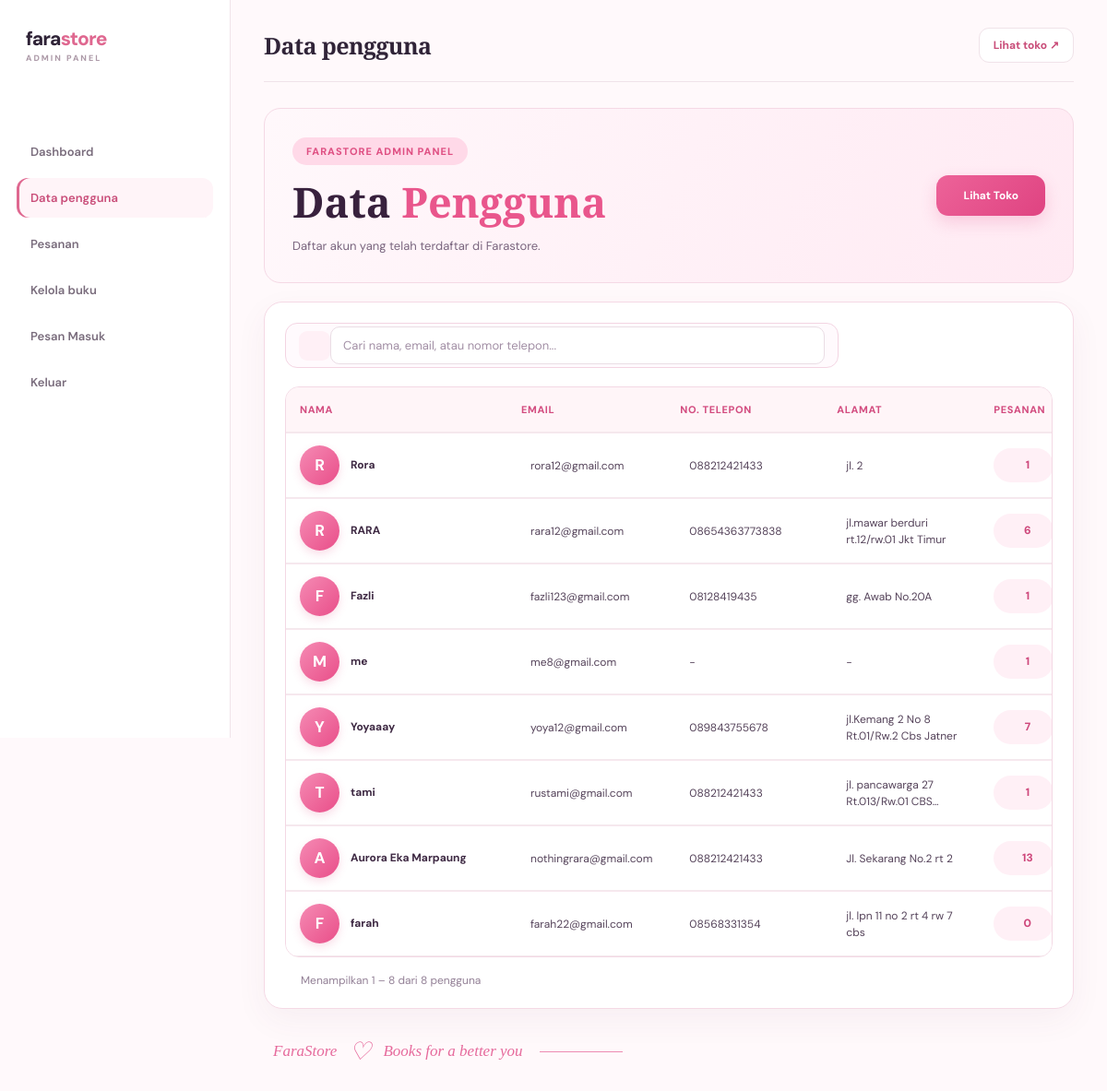
Page /admin/users.php (signed in) on the committed database.
### tables this page shows
CREATE TABLE `users` (
  `id` int(11) NOT NULL,
  `name` varchar(120) NOT NULL,
  `email` varchar(160) NOT NULL,
  `phone` varchar(30) NOT NULL,
  `address` text NOT NULL,
  `password` varchar(255) NOT NULL,
  `created_at` timestamp NOT NULL DEFAULT current_timestamp()
);

### config.php (called while the page is built, shortened)
<?php
function e($value) { return htmlspecialchars((string)$value, ENT_QUOTES, 'UTF-8'); }

### admin/users.php (the view, shortened to what this page needs)
<?php
require_once __DIR__ . '/_layout.php';
$userColumns = $pdo->query("SHOW COLUMNS FROM users")->fetchAll(PDO::FETCH_COLUMN);
function findUserColumn($columns, $candidates) {
    foreach ($candidates as $column) {
        if (in_array($column, $columns, true)) {
            return $column;
        }
    }
    return null;
}
$nameColumn = findUserColumn($userColumns, ['name', 'username']);
$emailColumn = findUserColumn($userColumns, ['email']);
$phoneColumn = findUserColumn($userColumns, ['phone', 'phone_number', 'no_telepon', 'telephone']);
$addressColumn = findUserColumn($userColumns, ['address', 'alamat']);
$dateColumn = findUserColumn($userColumns, ['created_at', 'registered_at', 'tanggal_daftar']);
$search = trim($_GET['q'] ?? '');
$where = '';
$params = [];
$perPage = 8;
$page = max(1, (int)($_GET['page'] ?? 1));
$countQuery = $pdo->prepare("
    SELECT COUNT(*)
    FROM users u
    $where
");
$countQuery->execute($params);
$totalUsers = (int)$countQuery->fetchColumn();
$totalPages = max(1, (int)ceil($totalUsers / $perPage));
$page = min($page, $totalPages);
$offset = ($page - 1) * $perPage;
$phoneSelect = $phoneColumn
    ? "u.`$phoneColumn` AS phone"
    : "'' AS phone";
$addressSelect = $addressColumn
    ? "u.`$addressColumn` AS address"
    : "'' AS address";
$dateSelect = $dateColumn
    ? "u.`$dateColumn` AS joined_at"
    : "NULL AS joined_at";
$usersQuery = $pdo->prepare("
    SELECT
        u.id,
        u.`$nameColumn` AS name,
        u.`$emailColumn` AS email,
        $phoneSelect,
        $addressSelect,
        $dateSelect,
        (
            SELECT COUNT(*)
            FROM orders o
            WHERE o.user_id = u.id
        ) AS total_orders
    FROM users u
    $where
    ORDER BY u.id DESC
    LIMIT $perPage OFFSET $offset
");
$usersQuery->execute($params);
$users = $usersQuery->fetchAll(PDO::FETCH_ASSOC);
?>
<div class="farastore-users">
    <div class="users-hero">
        <div class="users-hero-content">
            <span class="users-eyebrow">
                FARASTORE ADMIN PANEL
            </span>
            <h1>
                Data <span>Pengguna</span>
            </h1>
            <p>
                Daftar akun yang telah terdaftar di Farastore.
            </p>
        </div>
        <a href="../index.php" class="users-store-button">
            Lihat Toko
        </a>
    </div>
    <section class="users-panel">
        <div class="users-toolbar">
            <form method="get" class="users-search">
                <button type="submit" aria-label="Cari pengguna">
                </button>
                <input
                    type="text"
                    name="q"
                    value="<?= e($search) ?>"
                    placeholder="Cari nama, email, atau nomor telepon..."
                >
            </form>
        </div>
        <?php if ($users): ?>
            <div class="users-table-wrap">
                <table class="modern-users-table">
                    <thead>
                        <tr>
                            <th>Nama</th>
                            <th>Email</th>
                            <th>No. Telepon</th>
                            <th>Alamat</th>
                            <th>Pesanan</th>
                        </tr>
                    </thead>
                    <tbody>
                        <?php foreach ($users as $user): ?>
                            <tr>
                                <td>
                                    <div class="user-name-cell">
                                        <div class="user-avatar">
                                            <?= e(strtoupper(substr($user['name'], 0, 1))) ?>
                                        </div>
                                        <strong>
                                            <?= e($user['name']) ?>
                                        </strong>
                                    </div>
                                </td>
                                <td>
                                    <div class="user-info-cell">
                                        <span><?= e($user['email']) ?></span>
                                    </div>
                                </td>
                                <td>
                                    <div class="user-info-cell">
                                        <span><?= e($user['phone'] ?: '-') ?></span>
                                    </div>
                                </td>
                                <td>
                                    <div class="user-info-cell address-cell">
                                        <span><?= e($user['address'] ?: '-') ?></span>
                                    </div>
                                </td>
                                <td>
                                    <span class="user-order-count">
                                        <?= (int)$user['total_orders'] ?>
                                    </span>
                                </td>
                            </tr>
                        <?php endforeach; ?>
                    </tbody>
                </table>
            </div>
            <div class="users-table-footer">
                <p>
                    Menampilkan
                    <?= $totalUsers > 0 ? $offset + 1 : 0 ?>
                    –
                    <?= min($offset + $perPage, $totalUsers) ?>
                    dari <?= $totalUsers ?> pengguna
                </p>
            </div>
        <?php endif; ?>
    </section>
    <div class="users-page-footer">
        <span>FaraStore</span>
        <span class="footer-heart">♡</span>
        <span>Books for a better you</span>
        <div class="footer-line"></div>
    </div>
</div>

### assets/style.css (style rules this page uses)
:root { --pink:#e88eae;--pink2:#d96f98;--pale:#fff2f6;--cream:#fffaf8;--ink:#342a30;--muted:#897b82;--line:#f1dfe6;--green:#7e9c8b;--shadow:0 18px 55px rgba(155,91,117,.10) }
* { box-sizing:border-box }
body { margin:0;background:var(--cream);color:var(--ink);font-family:'DM Sans',sans-serif;font-size:14px }
a { color:inherit;text-decoration:none }
button,input,textarea,select { font:inherit }
.admin-body { background:#faf7f8 }
table { width:100%;border-collapse:collapse;min-width:650px }
th,td { text-align:left;padding:14px 16px;border-bottom:1px solid #f4e9ed;font-size:12px }
th { color:#9b7d89;background:#fff8fa;font-size:10px;letter-spacing:.7px;text-transform:uppercase }

### admin/admin-modern.css (style rules this page uses)
:root { --adm-pink:#df6890;--adm-pink-dark:#c94d79;--adm-pale:#fff4f8; --adm-ink:#302438;--adm-muted:#8e8290;--adm-line:#f0e3e9; --adm-bg:#fff9fb;--adm-shadow:0 12px 35px rgba(72,39,57,.06); }
body.admin-body { margin:0;background:var(--adm-bg);color:var(--adm-ink);font-family:'DM Sans','Plus Jakarta Sans',Arial,sans-serif }
table { width:100%;border-collapse:collapse;background:#fff;min-width:650px }
th { padding:14px 15px;background:#fff5f8;color:#9d5574;text-align:left;font-size:11px;text-transform:uppercase;letter-spacing:.7px;white-space:nowrap }
td { padding:14px 15px;border-top:1px solid #f5edf1;color:#554958;font-size:12px;vertical-align:middle;line-height:1.6 }
input:not([type=checkbox]):not([type=radio]):not([type=file]),select,textarea { max-width:100%;border:1px solid #eadde5;border-radius:10px;background:#fff;color:var(--adm-ink);padding:11px 13px;font:inherit;font-size:13px;outline:none;transition:.2s;box-sizing:border-box }
button,.btn,.admin-link,.book-submit,.btn-print,.proof-open-button { transition:.2s }
button[type=submit],.btn,.book-submit,.btn-print { border:0;border-radius:10px;background:var(--adm-pink);color:#fff;padding:11px 17px;font-size:12px;font-weight:700;cursor:pointer;text-decoration:none }

### rows in the picture
users: name "R", name "Rora", email "rora12@gmail.com", phone "088212421433", address "jl. 2", total_orders "1"
users: name "R", name "RARA", email "rara12@gmail.com", phone "08654363773838", address "jl.mawar berduri rt.12/rw.01 Jkt Timur", total_orders "6"
users: name "F", name "Fazli", email "fazli123@gmail.com", phone "08128419435", address "gg. Awab No.20A", total_orders "1"
users: name "M", name "me", email "me8@gmail.com", phone "-", address "-", total_orders "1"
users: name "Y", name "Yoyaaay", email "yoya12@gmail.com", phone "089843755678", address "jl.Kemang 2 No 8 Rt.01/Rw.2 Cbs Jatner", total_orders "7"
users: name "T", name "tami", email "rustami@gmail.com", phone "088212421433", address "jl. pancawarga 27 Rt.013/Rw.01…", total_orders "1"
users: name "A", name "Aurora Eka Marpaung", email "nothingrara@gmail.com", phone "088212421433", address "Jl. Sekarang No.2 rt 2", total_orders "13"
users: name "F", name "farah", email "farah22@gmail.com", phone "08568331354", address "jl. lpn 11 no 2 rt 4 rw 7 cbs", total_orders "0"

### other values in the picture
$label "Dashboard"
$label "Data pengguna"
$label "Pesanan"
$label "Kelola buku"
$label "Pesan Masuk"
$title "Data pengguna"
$offset + 1 "1"
min($offset + $perPage, $totalUsers) "8"
$totalUsers "8"
